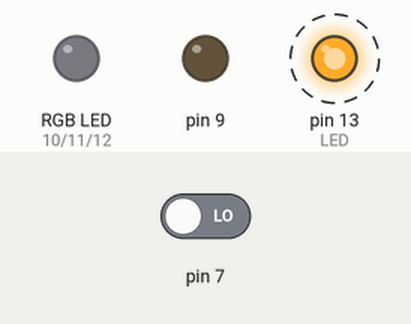
Simulated run of this sketch. Board: Arduino Uno, built with avr-gcc and run on an emulated ATmega328P. On the bench: an RGB LED mixed from three pins (HIGH = lit), output pins drawn as LEDs (lit = HIGH). Dashed ring = blinking. The inputs (shaded band) are chosen by the test bench; at power-on: pin 7 LOW. Pins used as bus, display or sensor lines are not drawn; what the sketch prints to the serial monitor is not drawn.

Above: at 0.29 s.
Timing chart, 0 to 3.2 s (numbered marks = the images above):
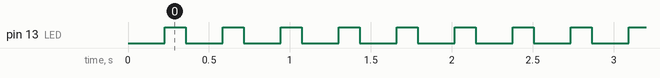

The sketch:

warna.ino
```cpp
int s0=3;int s1=4;int s2=5;int s3=6;int out=7;

// sebagai indikator Warna Object telah dideteksi
const int LED=13;

void TCS3200(){
pinMode(LED,OUTPUT);
pinMode(s2,OUTPUT);pinMode(s3,OUTPUT);pinMode(s0,OUTPUT);pinMode(s1,OUTPUT);
return;
}

void setup(){
//Prosedur pemanggilan fungsi sensor TCS3200
TCS3200();

//Setting output untuk LED RGB
pinMode (10, OUTPUT);  //Warna merah
pinMode (11, OUTPUT); //warna hijau
pinMode (12, OUTPUT); //warna biru

Serial.begin(9600);
delay(200);
}

void loop(){
Serial.print(detectColor(out));
delay(200);
}

unsigned int detectColor(int taosOutPin){
double isPresentTolerance=1;
//range nilai tolerance yaitu 1 - 10
//Fungsi tolerance yaitu penghindar noise pembacaan sensor
double isPresent=colorRead(taosOutPin,0,0)/colorRead(taosOutPin,0,1);

Serial.print("isPresent:");Serial.println(isPresent,2);

Serial.print("isPresentTolerance curently set to:");Serial.println(isPresentTolerance,2);

if(isPresent<isPresentTolerance){
Serial.println("nothing is in front of sensor");
return 0;
}

double red,blue,green;
double white = colorRead(taosOutPin,0,1);
unsigned int maxColor = white;
unsigned  int red2, blue2, green2;

//Mode pendeteksian warna merah
red = white/colorRead(taosOutPin,1,1);red2=red*255/maxColor;

//Mode pendeteksian warna hijau
green = white/colorRead(taosOutPin,3,1);green2=green*255/maxColor;

//Mode pendeteksian warna biru
blue = white/colorRead(taosOutPin,2,1);blue2=blue*255/maxColor;

Serial.print("red  :");Serial.println(red2);

if(red2>20){analogWrite (9, red2);} else {analogWrite (9, 0);}

Serial.print("green  :");Serial.println(green2);
if(green2>20){analogWrite (10, green2);}else {analogWrite (10, 0);}

Serial.print("blue  :");Serial.println(blue2);
if(blue2>20){analogWrite (11, blue2);}else {analogWrite (11, 0);}
}

unsigned int colorRead(unsigned int taosOutPin,unsigned int color, boolean LEDstate)
{
pinMode(taosOutPin, INPUT);
taosMode(1);
int sensorDelay=1;

if(color==0){digitalWrite(s3, LOW);digitalWrite(s2, HIGH);}
else if(color==1){digitalWrite(s3, LOW);digitalWrite(s2, LOW);}
else if(color==2){digitalWrite(s3, HIGH);digitalWrite(s2, LOW);}
if(color==3){digitalWrite(s3, HIGH);digitalWrite(s2, HIGH);}

unsigned int  readPulse;
if(LEDstate==0){digitalWrite(LED, LOW);}
if(LEDstate==1){digitalWrite(LED, HIGH);}

delay(sensorDelay);

readPulse=pulseIn(taosOutPin, LOW, 25000)/2;
if( readPulse<.1){readPulse = 25000;}

taosMode(0);
return  readPulse;
}

void taosMode(int mode){
if(mode==0){digitalWrite(LED,LOW);digitalWrite(s0,LOW);digitalWrite(s1,LOW);}
else if(mode==1){digitalWrite(s0,HIGH);digitalWrite(s1,HIGH);}
else if(mode==2){digitalWrite(s0,HIGH);digitalWrite(s1,LOW);}
else if(mode==3){digitalWrite(s0,LOW);digitalWrite(s1,HIGH);}
return;
}
```

Measured:
- by itself, pin 13 (LED): alternates HIGH for 0.13 s and LOW for 0.23 s
